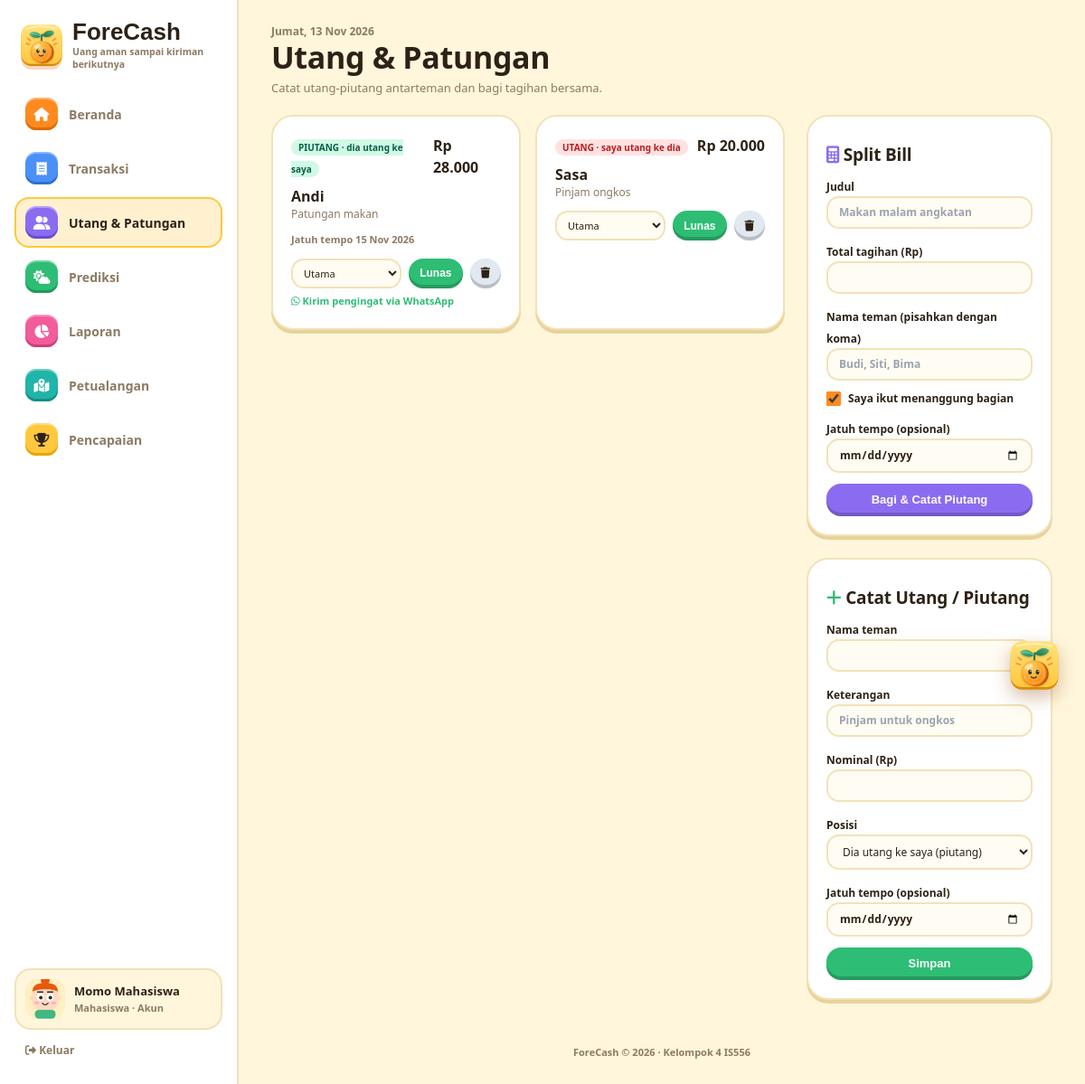
Screenshot of /pages/utang.php (signed in) with the database file from the repository.
### tables this page shows
CREATE TABLE users (
  user_id       INT NOT NULL AUTO_INCREMENT PRIMARY KEY,
  nama          VARCHAR(100) NOT NULL,
  email         VARCHAR(100) NOT NULL UNIQUE,           
  password_hash VARCHAR(255) NOT NULL,
  role          ENUM('mahasiswa','orangtua') NOT NULL DEFAULT 'mahasiswa',
  kode_hubung   CHAR(8) NULL UNIQUE,                    
  batas_harian  DECIMAL(12,2) NOT NULL DEFAULT 0,
  avatar        VARCHAR(4) NOT NULL DEFAULT 'a1',           
  created_at    DATETIME NOT NULL DEFAULT CURRENT_TIMESTAMP
);

CREATE TABLE debts (
  debt_id     INT NOT NULL AUTO_INCREMENT PRIMARY KEY,
  user_id     INT NOT NULL,
  nama_teman  VARCHAR(100) NOT NULL,
  keterangan  VARCHAR(150) NOT NULL,
  nominal     DECIMAL(12,2) NOT NULL,
  arah        ENUM('piutang','utang') NOT NULL,    
  status      ENUM('belum','lunas') NOT NULL DEFAULT 'belum',
  jatuh_tempo DATE NULL,
  created_at  DATETIME NOT NULL DEFAULT CURRENT_TIMESTAMP,
  FOREIGN KEY (user_id) REFERENCES users(user_id) ON DELETE CASCADE
);

### includes/functions.php (called while the page is built, shortened)
<?php
require_once __DIR__ . '/../config/database.php';
function e($s) { return htmlspecialchars((string)$s, ENT_QUOTES, 'UTF-8'); }
function rupiah($n) { return 'Rp ' . number_format((float)$n, 0, ',', '.'); }
function tgl($d) {
    $bln = ['', 'Jan', 'Feb', 'Mar', 'Apr', 'Mei', 'Jun', 'Jul', 'Agu', 'Sep', 'Okt', 'Nov', 'Des'];
    $t = strtotime($d);
    return date('j', $t) . ' ' . $bln[(int)date('n', $t)] . ' ' . date('Y', $t);
}
function q($sql, $types = '', ...$params) {
    global $mysqli;
    $st = $mysqli->prepare($sql);
    if ($types !== '') $st->bind_param($types, ...$params);
    $st->execute();
    return $st;
}
function rows($sql, $types = '', ...$p) { $r = q($sql, $types, ...$p)->get_result(); return $r ? $r->fetch_all(MYSQLI_ASSOC) : []; }
function row($sql, $types = '', ...$p) { $r = rows($sql, $types, ...$p); return $r[0] ?? null; }
function current_user() {
    return row('SELECT user_id, nama, email, role, kode_hubung, batas_harian, avatar FROM users WHERE user_id = ?', 'i', $_SESSION['user_id']);
}
function require_login($role = null) {
    $u = current_user();
    return $u;
}
function wallets_with_balance($uid) {
    return rows("SELECT w.wallet_id, w.nama, w.tipe, w.saldo_awal,
        w.saldo_awal
        + COALESCE((SELECT SUM(nominal) FROM transactions t WHERE t.wallet_id = w.wallet_id AND t.jenis = 'pemasukan'), 0)
        - COALESCE((SELECT SUM(nominal) FROM transactions t WHERE t.wallet_id = w.wallet_id AND t.jenis IN ('pengeluaran','transfer')), 0)
        + COALESCE((SELECT SUM(nominal) FROM transactions t WHERE t.wallet_tujuan_id = w.wallet_id AND t.jenis = 'transfer'), 0) AS saldo
        FROM wallets w WHERE w.user_id = ? ORDER BY w.wallet_id", 'i', $uid);
}
require_once __DIR__ . '/avatar.php';

### pages/utang.php (the view, shortened to what this page needs)
<?php
require_once __DIR__ . '/../includes/functions.php';
$user = require_login('mahasiswa');
$uid = $user['user_id'];
$belum = rows("SELECT * FROM debts WHERE user_id = ? AND status = 'belum' ORDER BY jatuh_tempo IS NULL, jatuh_tempo, created_at DESC", 'i', $uid);
$wallets = wallets_with_balance($uid);
$title = 'Utang & Patungan'; $active = 'utang';
require __DIR__ . '/../includes/layout/header.php';
?>
<div>
    <p class="text-xs text-slate-500">Catat utang-piutang antarteman dan bagi tagihan bersama.</p>
</div>
<div class="grid grid-cols-1 lg:grid-cols-3 gap-6">
    <div class="lg:col-span-2 space-y-4">
        <div class="grid grid-cols-1 sm:grid-cols-2 gap-4">
            <?php foreach ($belum as $d):
                $telat = $d['jatuh_tempo'] && $d['jatuh_tempo'] < date('Y-m-d');
                $pesan = rawurlencode("Halo {$d['nama_teman']}, sekadar mengingatkan untuk {$d['keterangan']} sebesar " . rupiah($d['nominal']) . ". Terima kasih!"); ?>
                <div class="hs-card p-5 space-y-3 <?= $telat ? 'border-red-300' : '' ?>">
                    <div class="flex justify-between items-start">
                        <div>
                            <span class="text-[10px] font-black px-2 py-0.5 rounded-full <?= $d['arah'] === 'piutang' ? 'bg-emerald-100 text-emerald-800' : 'bg-red-100 text-red-700' ?>">
                                <?= $d['arah'] === 'piutang' ? 'PIUTANG · dia utang ke saya' : 'UTANG · saya utang ke dia' ?></span>
                            <p class="font-black mt-2"><?= e($d['nama_teman']) ?></p>
                            <p class="text-xs text-slate-500"><?= e($d['keterangan']) ?></p>
                        </div>
                        <p class="font-black"><?= rupiah($d['nominal']) ?></p>
                    </div>
                    <?php if ($d['jatuh_tempo']): ?><p class="text-[11px] font-bold <?= $telat ? 'text-hsRed' : 'text-slate-500' ?>">Jatuh tempo <?= tgl($d['jatuh_tempo']) ?><?= $telat ? ' — terlewat' : '' ?></p><?php endif; ?>
                    <form method="post" class="flex gap-2">
                        <select name="wallet_id" class="flex-1 px-2 py-1.5 text-[11px] border" title="Wallet untuk pelunasan">
                            <?php foreach ($wallets as $w): ?><option value="<?= $w['wallet_id'] ?>"><?= e($w['nama']) ?></option><?php endforeach; ?>
                        </select>
                        <button name="aksi" value="lunas" class="hs-btn bg-hsGreen text-white px-3 py-1.5 text-[11px]">Lunas</button>
                        <button name="aksi" value="hapus" onclick="return confirm('Hapus catatan ini?')" class="hs-btn bg-slate-200 px-3 py-1.5 text-[11px]"><i class="fa-solid fa-trash"></i></button>
                    </form>
                    <?php if ($d['arah'] === 'piutang'): ?>
                        <a href="https://wa.me/?text=<?= $pesan ?>" target="_blank" rel="noopener" class="text-[11px] font-bold text-hsGreen"><i class="fa-brands fa-whatsapp"></i> Kirim pengingat via WhatsApp</a>
                    <?php endif; ?>
                </div>
            <?php endforeach; ?>
        </div>
    </div>
    <div class="space-y-6">
        <form id="split" method="post" class="hs-card p-5 space-y-3">
            <h4 class="text-sm font-black"><i class="fa-solid fa-calculator text-hsPurple"></i> Split Bill</h4>
            <div><label for="sj" class="text-xs font-bold">Judul</label><input id="sj" name="judul" placeholder="Makan malam angkatan" class="w-full px-3 py-2 text-xs border"></div>
            <div><label for="st" class="text-xs font-bold">Total tagihan (Rp)</label><input id="st" type="number" name="total" min="1" required class="w-full px-3 py-2 text-xs border"></div>
            <div><label for="sn" class="text-xs font-bold">Nama teman (pisahkan dengan koma)</label><input id="sn" name="teman" required placeholder="Budi, Siti, Bima" class="w-full px-3 py-2 text-xs border"></div>
            <label class="flex items-center gap-2 text-xs font-bold"><input type="checkbox" name="termasuk_saya" value="1" checked> Saya ikut menanggung bagian</label>
            <div><label for="sd" class="text-xs font-bold">Jatuh tempo (opsional)</label><input id="sd" type="date" name="jatuh_tempo" class="w-full px-3 py-2 text-xs border"></div>
            <button name="aksi" value="split" class="hs-btn bg-hsPurple text-white w-full py-2.5 text-xs">Bagi & Catat Piutang</button>
        </form>
        <form method="post" class="hs-card p-5 space-y-3">
            <h4 class="text-sm font-black"><i class="fa-solid fa-plus text-hsGreen"></i> Catat Utang / Piutang</h4>
            <div><label for="dn" class="text-xs font-bold">Nama teman</label><input id="dn" name="nama_teman" required class="w-full px-3 py-2 text-xs border"></div>
            <div><label for="dk" class="text-xs font-bold">Keterangan</label><input id="dk" name="keterangan" required placeholder="Pinjam untuk ongkos" class="w-full px-3 py-2 text-xs border"></div>
            <div><label for="dnom" class="text-xs font-bold">Nominal (Rp)</label><input id="dnom" type="number" name="nominal" min="1" required class="w-full px-3 py-2 text-xs border"></div>
            <div><label for="da" class="text-xs font-bold">Posisi</label>
                <select id="da" name="arah" class="w-full px-3 py-2 text-xs border"><option value="piutang">Dia utang ke saya (piutang)</option><option value="utang">Saya utang ke dia (utang)</option></select></div>
            <div><label for="dt" class="text-xs font-bold">Jatuh tempo (opsional)</label><input id="dt" type="date" name="jatuh_tempo" class="w-full px-3 py-2 text-xs border"></div>
            <button name="aksi" value="catat" class="hs-btn bg-hsGreen text-white w-full py-2.5 text-xs">Simpan</button>
        </form>
    </div>
</div>
<?php require __DIR__ . '/../includes/layout/footer.php'; ?>

### includes/layout/header.php (shortened to what this page needs)
<?php
$menus = $user['role'] === 'orangtua'
    ? ['ortu' => ['ortu.php', 'fa-eye', 'Pantau Anak', 'purple']]
    : [
        'dashboard'  => ['dashboard.php', 'fa-house', 'Beranda', 'orange'],
        'transaksi'  => ['transaksi.php', 'fa-receipt', 'Transaksi', 'blue'],
        'utang'      => ['utang.php', 'fa-user-group', 'Utang & Patungan', 'purple'],
        'prediksi'   => ['prediksi.php', 'fa-cloud-sun', 'Prediksi', 'green'],
        'laporan'    => ['laporan.php', 'fa-chart-pie', 'Laporan', 'pink'],
        'petualangan'=> ['petualangan.php', 'fa-map-location-dot', 'Petualangan', 'teal'],
        'pencapaian' => ['pencapaian.php', 'fa-trophy', 'Pencapaian', 'yellow'],
      ];
$home = $user['role'] === 'orangtua' ? 'ortu.php' : 'dashboard.php';
$hariIni = ['Minggu', 'Senin', 'Selasa', 'Rabu', 'Kamis', 'Jumat', 'Sabtu'][date('w')] . ', ' . tgl(date('Y-m-d'));
$jam = (int)date('G');
$sapaan = $jam < 11 ? 'Selamat pagi' : ($jam < 15 ? 'Selamat siang' : ($jam < 18 ? 'Selamat sore' : 'Selamat malam'));
?>
<!DOCTYPE html>
<html lang="id">
<head>
    <script src="https://cdn.tailwindcss.com"></script>
    <link href="https://api.fontshare.com/v2/css?f[]=satoshi@300,400,500,700,900&display=swap" rel="stylesheet">
    <link rel="stylesheet" href="https://cdnjs.cloudflare.com/ajax/libs/font-awesome/6.4.0/css/all.min.css">
    <link rel="stylesheet" href="../assets/css/styles.css?v=<?= filemtime(__DIR__ . '/../../assets/css/styles.css') ?>">
</head>
<body class="fc-body">
<aside class="fc-side" aria-label="Menu utama">
    <a href="<?= $home ?>" class="fc-brand">
        <img src="../assets/img/logo.svg" alt="" class="fc-brand-logo">
        <span>
            <span class="fc-brand-name">ForeCash</span>
            <span class="fc-brand-tag">Uang aman sampai kiriman berikutnya</span>
        </span>
    </a>
    <nav class="fc-nav">
        <?php foreach ($menus as $key => [$href, $icon, $label, $warna]): ?>
            <a href="<?= $href ?>" class="fc-nav-item <?= $active === $key ? 'is-active' : '' ?>" <?= $active === $key ? 'aria-current="page"' : '' ?>>
                <span class="fc-tile fc-tile-<?= $warna ?>"><i class="fa-solid <?= $icon ?>"></i></span>
                <?= $label ?>
            </a>
        <?php endforeach; ?>
    </nav>
    <div class="fc-side-foot">
        <a href="akun.php" class="fc-me <?= $active === 'akun' ? 'is-active' : '' ?>">
            <span class="fc-me-avatar"><?= avatar_svg($user['avatar'], 'happy', 44) ?></span>
            <span class="min-w-0">
                <span class="fc-me-name"><?= e($user['nama']) ?></span>
                <span class="fc-me-role"><?= $user['role'] === 'orangtua' ? 'Orang tua' : 'Mahasiswa' ?> · Akun</span>
            </span>
        </a>
        <a href="logout.php" class="fc-logout"><i class="fa-solid fa-right-from-bracket"></i> Keluar</a>
    </div>
</aside>
<div class="fc-main">
    <header class="fc-top">
        <div class="min-w-0">
            <p class="fc-top-date"><?= $hariIni ?></p>
            <h1 class="fc-top-title"><?= $active === 'dashboard' ? $sapaan . ', ' . e(explode(' ', $user['nama'])[0]) . '!' : e($title) ?></h1>
        </div>
    </header>
<main class="fc-content">

### rows the page displays
users: nama "Momo Mahasiswa"
debts: arah "PIUTANG · dia utang ke saya", nama_teman "Andi", keterangan "Patungan makan", nominal "Rp 28.000", jatuh_tempo "15 Nov 2026"
debts: arah "UTANG · saya utang ke dia", nama_teman "Sasa", keterangan "Pinjam ongkos", nominal "Rp 20.000"

### other values shown
$label "Beranda"
$label "Transaksi"
$label "Utang & Patungan"
$label "Prediksi"
$label "Laporan"
$label "Petualangan"
$label "Pencapaian"
$hariIni "Jumat, 13 Nov 2026"
$title "Utang & Patungan"
form field wallet_id "Utama"
